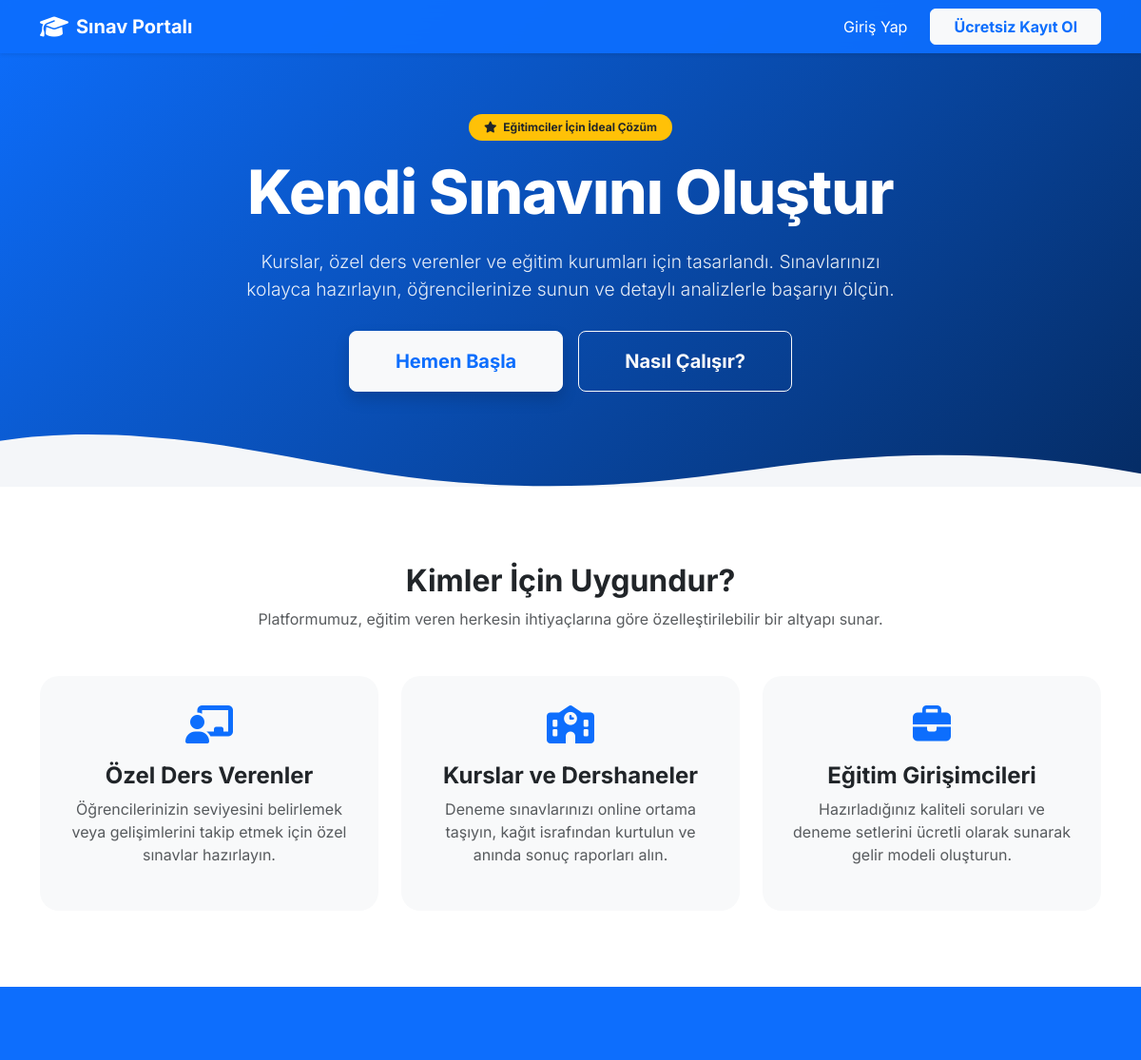
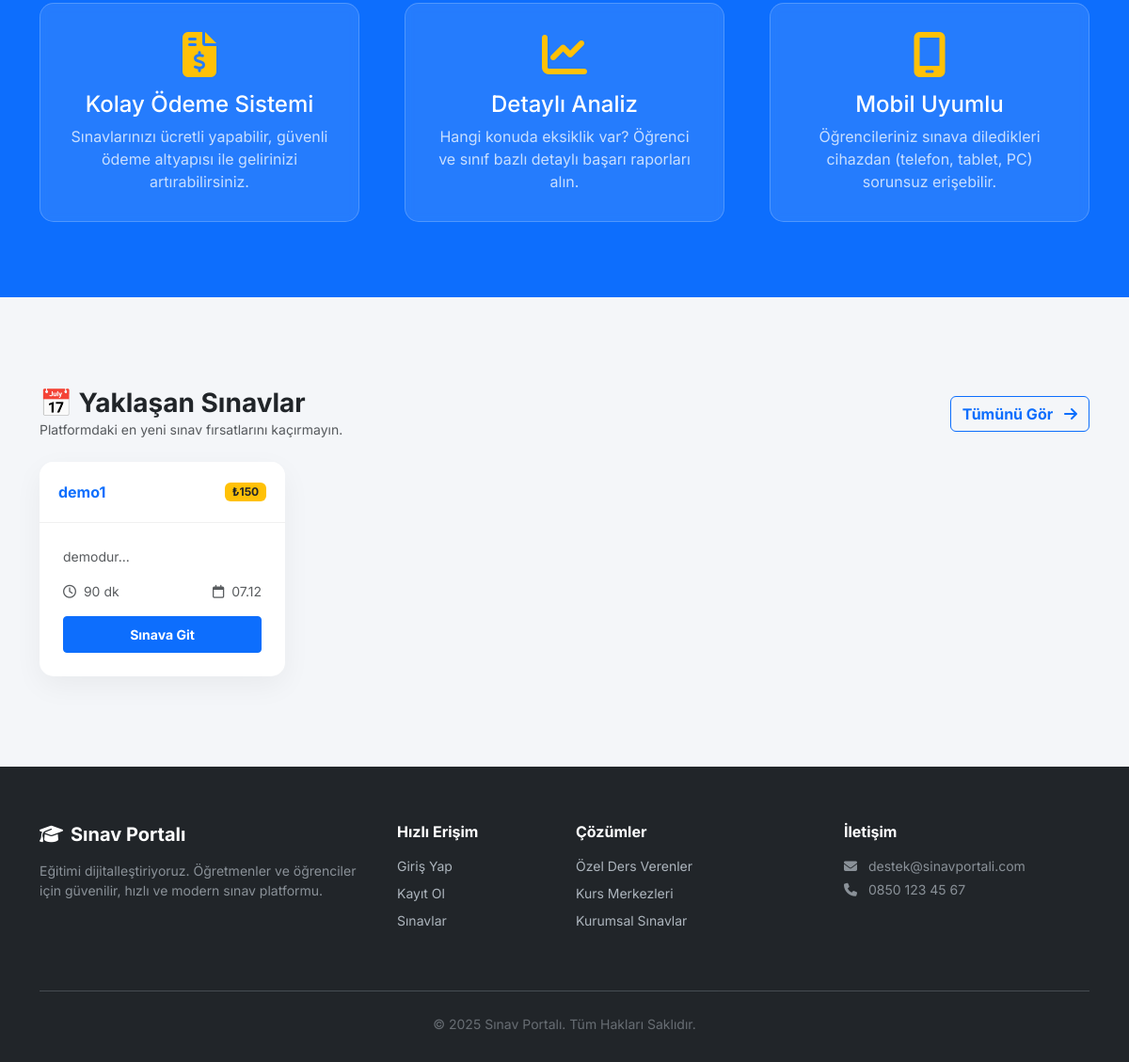
The page / on the database its author committed (2 pictures, top to bottom).
### tables this page shows
CREATE TABLE `exams` (
  `id` int(11) NOT NULL,
  `title` varchar(255) DEFAULT NULL,
  `description` text DEFAULT NULL,
  `start_time` datetime DEFAULT NULL,
  `end_time` datetime DEFAULT NULL,
  `duration_minutes` int(11) DEFAULT NULL,
  `creator_id` int(11) DEFAULT NULL,
  `format` enum('coktan_secimli','klasik','yazili','karisik') DEFAULT NULL,
  `is_paid` tinyint(1) DEFAULT 1,
  `date` datetime DEFAULT NULL,
  `price` int(11) DEFAULT 0,
  `created_at` datetime DEFAULT current_timestamp()
);

### index.php (the view, shortened to what this page needs)
<?php
require 'db.php';
$simdi = date('Y-m-d H:i:s');
$sorgu = $pdo->prepare("SELECT * FROM exams WHERE start_time > ? ORDER BY start_time ASC LIMIT 4");
$sorgu->execute([$simdi]);
$sinavlar = $sorgu->fetchAll();
?>
<!DOCTYPE html>
<html lang="tr">
<head>
    <link href="https://cdn.jsdelivr.net/npm/bootstrap@5.3.3/dist/css/bootstrap.min.css" rel="stylesheet">
    <link rel="stylesheet" href="https://cdnjs.cloudflare.com/ajax/libs/font-awesome/6.4.0/css/all.min.css">
</head>
<body>
    <nav class="navbar navbar-expand-lg navbar-dark fixed-top shadow-sm">
        <div class="container">
            <a class="navbar-brand fw-bold d-flex align-items-center" href="#">
                <i class="fa-solid fa-graduation-cap me-2 fs-4"></i> Sınav Portalı
            </a>
            <div class="collapse navbar-collapse justify-content-end" id="navbarNav">
                <ul class="navbar-nav align-items-center">
                    <li class="nav-item"><a class="nav-link text-white" href="login.php">Giriş Yap</a></li>
                    <li class="nav-item ms-lg-3"><a class="btn btn-light fw-bold text-primary px-4" href="register.php">Ücretsiz Kayıt Ol</a></li>
                </ul>
            </div>
        </div>
    </nav>
    <section class="hero-section">
        <div class="container position-relative z-1">
            <span class="badge bg-warning text-dark mb-3 px-3 py-2 rounded-pill fw-bold"><i class="fa-solid fa-star me-1"></i> Eğitimciler İçin İdeal Çözüm</span>
            <h1 class="display-3 hero-title">Kendi Sınavını Oluştur</h1>
            <p class="lead hero-text">
                Kurslar, özel ders verenler ve eğitim kurumları için tasarlandı.
                Sınavlarınızı kolayca hazırlayın, öğrencilerinize sunun ve detaylı analizlerle başarıyı ölçün.
            </p>
            <div class="d-flex justify-content-center gap-3 mt-4">
                <a href="register.php" class="btn btn-light btn-lg px-5 py-3 fw-bold text-primary shadow">Hemen Başla</a>
                <a href="#nasil-calisir" class="btn btn-outline-light btn-lg px-5 py-3 fw-bold">Nasıl Çalışır?</a>
            </div>
        </div>
        <div class="wave-bottom">
        </div>
    </section>
    <section class="promo-section" id="nasil-calisir">
        <div class="container">
            <div class="text-center mb-5">
                <h2 class="fw-bold text-dark">Kimler İçin Uygundur?</h2>
                <p class="text-muted w-75 mx-auto">Platformumuz, eğitim veren herkesin ihtiyaçlarına göre özelleştirilebilir bir altyapı sunar.</p>
            </div>
            <div class="row g-4">
                <div class="col-md-4">
                    <div class="promo-box text-center">
                        <i class="fa-solid fa-chalkboard-user promo-icon"></i>
                        <h4 class="fw-bold">Özel Ders Verenler</h4>
                        <p class="text-muted">Öğrencilerinizin seviyesini belirlemek veya gelişimlerini takip etmek için özel sınavlar hazırlayın.</p>
                    </div>
                </div>
                <div class="col-md-4">
                    <div class="promo-box text-center">
                        <i class="fa-solid fa-school promo-icon"></i>
                        <h4 class="fw-bold">Kurslar ve Dershaneler</h4>
                        <p class="text-muted">Deneme sınavlarınızı online ortama taşıyın, kağıt israfından kurtulun ve anında sonuç raporları alın.</p>
                    </div>
                </div>
                <div class="col-md-4">
                    <div class="promo-box text-center">
                        <i class="fa-solid fa-briefcase promo-icon"></i>
                        <h4 class="fw-bold">Eğitim Girişimcileri</h4>
                        <p class="text-muted">Hazırladığınız kaliteli soruları ve deneme setlerini ücretli olarak sunarak gelir modeli oluşturun.</p>
                    </div>
                </div>
            </div>
        </div>
    </section>
    <section class="target-section">
        <div class="container">
            <div class="row g-5">
                <div class="col-md-4">
                    <div class="target-card">
                        <i class="fa-solid fa-file-invoice-dollar target-icon"></i>
                        <h4>Kolay Ödeme Sistemi</h4>
                        <p class="mb-0 opacity-75">Sınavlarınızı ücretli yapabilir, güvenli ödeme altyapısı ile gelirinizi artırabilirsiniz.</p>
                    </div>
                </div>
                <div class="col-md-4">
                    <div class="target-card">
                        <i class="fa-solid fa-chart-line target-icon"></i>
                        <h4>Detaylı Analiz</h4>
                        <p class="mb-0 opacity-75">Hangi konuda eksiklik var? Öğrenci ve sınıf bazlı detaylı başarı raporları alın.</p>
                    </div>
                </div>
                <div class="col-md-4">
                    <div class="target-card">
                        <i class="fa-solid fa-mobile-screen target-icon"></i>
                        <h4>Mobil Uyumlu</h4>
                        <p class="mb-0 opacity-75">Öğrencileriniz sınava diledikleri cihazdan (telefon, tablet, PC) sorunsuz erişebilir.</p>
                    </div>
                </div>
            </div>
        </div>
    </section>
    <div class="container my-5 py-5">
        <div class="d-flex justify-content-between align-items-center mb-4">
            <div>
                <h3 class="fw-bold text-dark m-0">📅 Yaklaşan Sınavlar</h3>
                <p class="text-muted small m-0">Platformdaki en yeni sınav fırsatlarını kaçırmayın.</p>
            </div>
            <a href="login.php" class="btn btn-outline-primary fw-bold">Tümünü Gör <i class="fa-solid fa-arrow-right ms-2"></i></a>
        </div>
        <div class="row g-4">
            <?php if (count($sinavlar) > 0): ?>
                <?php foreach ($sinavlar as $sinav): ?>
                    <div class="col-md-6 col-lg-3">
                        <div class="card exam-card h-100">
                            <div class="card-header-custom d-flex justify-content-between align-items-center">
                                <span class="text-truncate w-75"><?= htmlspecialchars($sinav['title']) ?></span>
                                <?php if ($sinav['is_paid']): ?>
                                    <span class="badge bg-warning text-dark">₺<?= $sinav['price'] ?></span>
                                <?php else: ?>
                                    <span class="badge bg-success">Ücretsiz</span>
                                <?php endif; ?>
                            </div>
                            <div class="card-body d-flex flex-column">
                                <p class="card-text text-muted small mb-3">
                                    <?= htmlspecialchars(substr($sinav['description'], 0, 80)) ?>...
                                </p>
                                <div class="mt-auto">
                                    <div class="d-flex justify-content-between text-muted small mb-3">
                                        <span><i class="fa-regular fa-clock me-1"></i> <?= $sinav['duration_minutes'] ?> dk</span>
                                        <span><i class="fa-regular fa-calendar me-1"></i> <?= date('d.m', strtotime($sinav['start_time'])) ?></span>
                                    </div>
                                    <a href="login.php" class="btn btn-primary w-100 btn-sm fw-bold py-2">Sınava Git</a>
                                </div>
                            </div>
                        </div>
                    </div>
                <?php endforeach; ?>
            <?php endif; ?>
        </div>
    </div>
    <footer>
        <div class="container">
            <div class="row gy-4">
                <div class="col-lg-4 col-md-6">
                    <h5 class="text-white fw-bold mb-3"><i class="fa-solid fa-graduation-cap me-2"></i>Sınav Portalı</h5>
                    <p class="small opacity-75">Eğitimi dijitalleştiriyoruz. Öğretmenler ve öğrenciler için güvenilir, hızlı ve modern sınav platformu.</p>
                </div>
                <div class="col-lg-2 col-md-6">
                    <h6 class="text-white fw-bold mb-3">Hızlı Erişim</h6>
                    <ul class="list-unstyled small">
                        <li class="mb-2"><a href="login.php">Giriş Yap</a></li>
                        <li class="mb-2"><a href="register.php">Kayıt Ol</a></li>
                        <li><a href="#">Sınavlar</a></li>
                    </ul>
                </div>
                <div class="col-lg-3 col-md-6">
                    <h6 class="text-white fw-bold mb-3">Çözümler</h6>
                    <ul class="list-unstyled small">
                        <li class="mb-2"><a href="#">Özel Ders Verenler</a></li>
                        <li class="mb-2"><a href="#">Kurs Merkezleri</a></li>
                        <li><a href="#">Kurumsal Sınavlar</a></li>
                    </ul>
                </div>
                <div class="col-lg-3 col-md-6">
                    <h6 class="text-white fw-bold mb-3">İletişim</h6>
                    <p class="small opacity-75 mb-1"><i class="fa-solid fa-envelope me-2"></i> destek@sinavportali.com</p>
                    <p class="small opacity-75"><i class="fa-solid fa-phone me-2"></i> 0850 123 45 67</p>
                </div>
            </div>
            <div class="text-center mt-5 pt-4 border-top border-secondary small opacity-50">
                &copy; <?= date("Y") ?> Sınav Portalı. Tüm Hakları Saklıdır.
            </div>
        </div>
    </footer>
</body>
</html>

### index.php (style rules this page uses)
body { font-family: 'Inter', sans-serif; background-color: #f4f6f9; overflow-x: hidden; }
.navbar { backdrop-filter: blur(10px); background-color: rgba(13, 110, 253, 0.95) !important; }
.hero-section { background: linear-gradient(135deg, #0d6efd, #052c65); color: white; padding: 120px 0 100px 0; text-align: center; position: relative; overflow: hidden; }
.hero-title { font-weight: 800; letter-spacing: -1px; margin-bottom: 20px; }
.hero-text { font-weight: 300; opacity: 0.9; max-width: 700px; margin: 0 auto 30px auto; font-size: 1.2rem; }
.wave-bottom { position: absolute; bottom: 0; left: 0; width: 100%; overflow: hidden; line-height: 0; transform: rotate(180deg); }
.wave-bottom svg { position: relative; display: block; width: calc(100% + 1.3px); height: 60px; }
.exam-card { border: none; border-radius: 15px; background: white; box-shadow: 0 10px 30px rgba(0,0,0,0.05); transition: all 0.3s ease; overflow: hidden; }
.card-header-custom { background-color: #fff; padding: 20px; font-weight: 700; color: #0d6efd; border-bottom: 1px solid #f0f0f0; }
.card-body { padding: 25px; }
.promo-section { padding: 80px 0; background: white; }
.promo-box { padding: 30px; border-radius: 20px; background: #f8f9fa; height: 100%; transition: 0.3s; border: 1px solid transparent; }
.promo-icon { font-size: 2.5rem; color: #0d6efd; margin-bottom: 20px; }
.target-section { padding: 80px 0; background: #0d6efd; color: white; text-align: center; }
.target-card { background: rgba(255,255,255,0.1); border-radius: 15px; padding: 30px; backdrop-filter: blur(5px); border: 1px solid rgba(255,255,255,0.2); height: 100%; }
.target-icon { font-size: 3rem; margin-bottom: 15px; color: #ffc107; }
footer { background-color: #212529; color: #adb5bd; padding: 60px 0 30px 0; margin-top: auto; }
footer a { color: #adb5bd; text-decoration: none; transition: 0.2s; }

### rows shown on the page
exams: title "demo1", price "150", description "demodur", duration_minutes "90", start_time "07.12"
